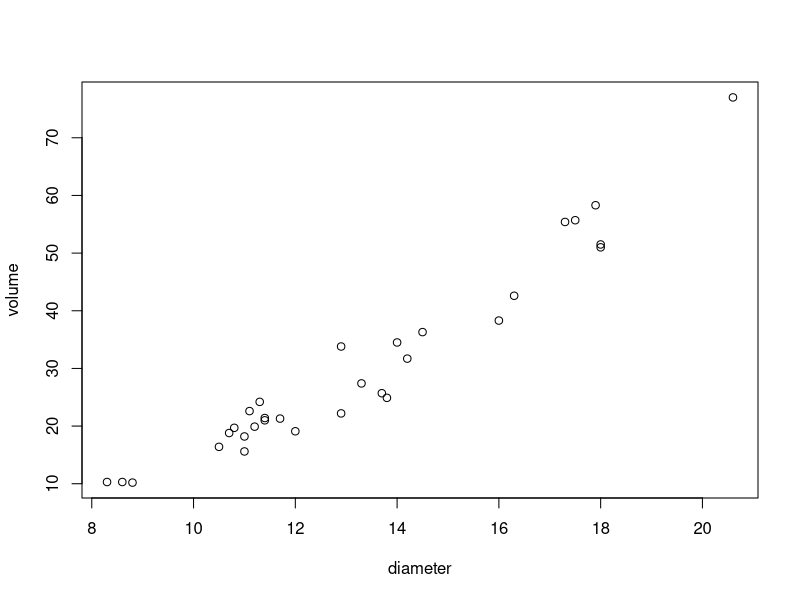

Here is the R script that generated this plot:
diameter<-c(8.3, 8.6 , 8.8 , 10.5 , 10.7 , 10.8, 11, 11, 11.1, 11.2,11.3,11.4,11.4,11.7,12,12.9,
12.9,13.3,13.7,13.8,14,14.2,14.5,16,16.3,17.3,17.5,17.9,18,18,20.6)

volume <- c(10.3,
            10.3,
            10.2,
            16.4,
            18.8,
            19.7,
            15.6,
            18.2,
            22.6,
            19.9,
            24.2,
            21,
            21.4,
            21.3,
            19.1,
            22.2,
            33.8,
            27.4,
            25.7,
            24.9,
            34.5,
            31.7,
            36.3,
            38.3,
            42.6,
            55.4,
            55.7,
            58.3,
            51.5,
            51,
            77)
mean(volume)
standard_error <- function(x) sd(x) / sqrt(length(x))
standard_error(volume)

sd(volume)

diameter[1]

library(ggplot2)
plot(x=diameter, y=volume)


length(diameter)


sum(diameter)







standard_error(diameter)
sd(diameter)

2*pnorm(-0.9)
